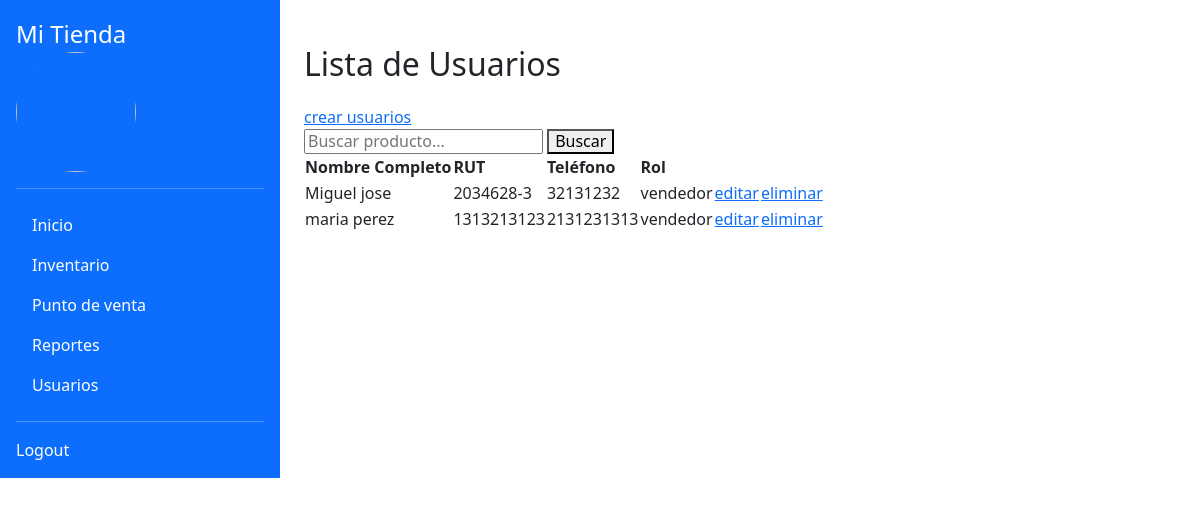
Screenshot of /usuarios/ (signed in) with the database file from the repository.
### usuarios/models.py (models this page shows, shortened)
class Usuario(models.Model):
    user = models.OneToOneField(User, on_delete=models.CASCADE)
    nombre_completo = models.CharField(max_length=100)
    rut = models.CharField(max_length=12, unique=True)
    telefono = models.CharField(max_length=15, blank=True, null=True)
    rol = models.ForeignKey(Rol, on_delete=models.CASCADE)

class Rol(models.Model):
    nombre = models.CharField(max_length=50)
    def __str__(self):
        return self.nombre

### usuarios/views.py (the view)
# urls.py: path('usuarios/', views.UsuarioListView, name='usuario-list'),
def UsuarioListView(request):
    return render(request, 'usuarios/usuario_list.html', {'usuarios': Usuario.objects.all()})

### usuarios/templates/usuarios/usuario_list.html
{% extends 'tienda/base.html' %}
{%block content %}
    <h1>Lista de Usuarios</h1>
    <a href="{% url 'usuario-create' %}">crear usuarios</a>
    <form method="get" action="{% url 'buscar-usuario' %}">
        <input type="text" name="buscar" value="{{ query }}" placeholder="Buscar producto...">
        <button type="submit">Buscar</button>
    </form>
    <table>
        <thead>
            <tr>
                <th>Nombre Completo</th>
                <th>RUT</th>
                <th>Teléfono</th>
                <th>Rol</th>
            </tr>
        </thead>
        <tbody>
            {% for i in usuarios %}
            <tr>
                <td>{{ i.nombre_completo }}</td>
                <td>{{ i.rut }}</td>
                <td>{{ i.telefono }}</td>
                <td>{{ i.rol }}</td>
                <td><a href="{% url "usuario-update" i.id %}">editar</a></td>
                <td><a href="{% url "usuario-delete" i.id %}">eliminar</a></td>
            </tr>
            {% endfor %}
        </tbody>
    </table>
{% endblock content %}

### rows the page displays
Usuario: nombre_completo "Miguel jose", rut "2034628-3", telefono "32131232", rol "vendedor"
Usuario: nombre_completo "maria perez", rut "1313213123", telefono "2131231313", rol "vendedor"
